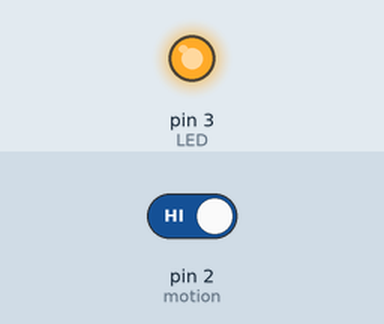
This sketch was run on a simulated Arduino Uno, built with avr-gcc and run on an emulated ATmega328P. Parts: output pins drawn as LEDs (lit = HIGH). The test bench sets the inputs (shaded band); at power-on: pin 2 (motion) HIGH.

Above: at 1.4 s.
1.5 s: pin 2 (motion) driven LOW
At 2.4 s:
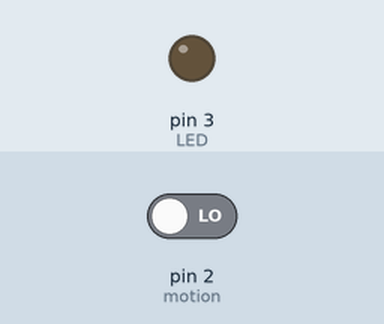
3.3 s: pin 2 (motion) driven HIGH
At 5.0 s:
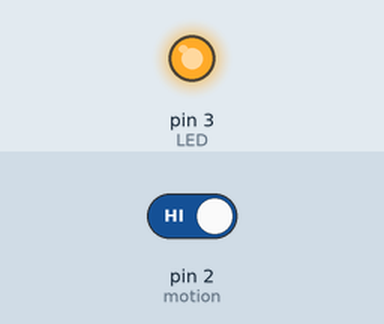
Timing chart, 0 to 6.5 s (numbered marks = the images above; inputs shaded):
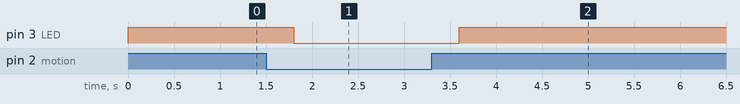

The sketch:

motion.ino
```cpp
int motion = 2; //Change according to your pin config
int LED = 3; //Change according to your pin config

void setup()
{
  pinMode(LED,OUTPUT);
  pinMode(motion,INPUT);


}

void loop()
{
  if(digitalRead(motion) == LOW)
  {
     digitalWrite(LED,LOW);

  }
  if (digitalRead(motion) == HIGH)
  {
    digitalWrite(LED,HIGH);

  }
  delay(600);


}
```

Measured:
- after the input at 1.5 s, pin 3 (LED): HIGH → LOW after 0.30 s
- after the input at 3.3 s, pin 3 (LED): LOW → HIGH after 0.30 s
